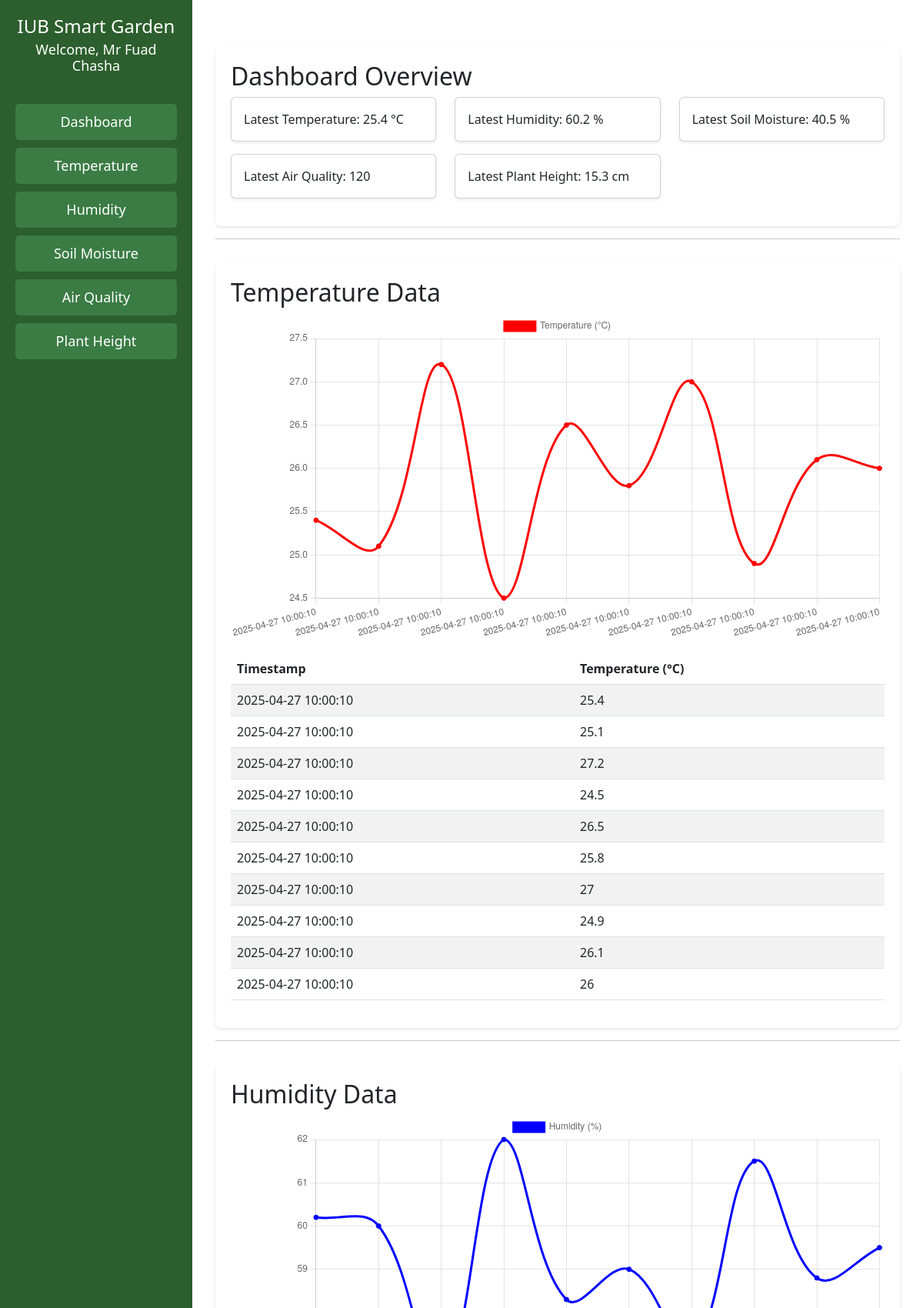
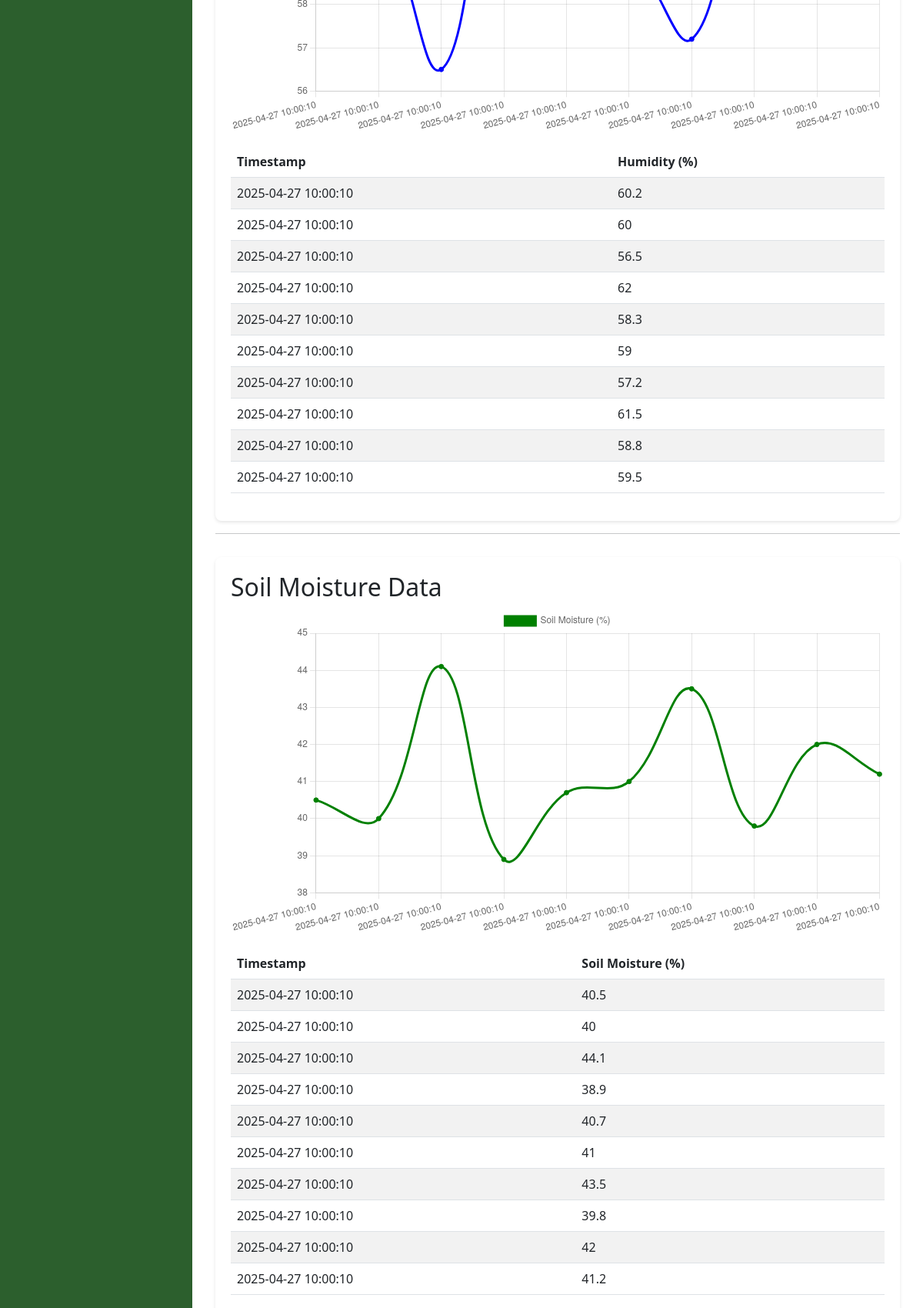
The page / (upper part) on the database its author committed (2 pictures, top to bottom).
### tables this page shows
CREATE TABLE `sensor_data` (
  `id` int(11) NOT NULL,
  `timestamp` datetime DEFAULT current_timestamp(),
  `temperature` float DEFAULT NULL,
  `humidity` float DEFAULT NULL,
  `soil` float DEFAULT NULL,
  `airquality` float DEFAULT NULL,
  `plantheight` float DEFAULT NULL
);

### index.php (the view, shortened to what this page needs)
<?php
$conn = new mysqli('localhost', 'root', '', 'smartgarden');
$sql = "SELECT * FROM sensor_data ORDER BY timestamp DESC";
$result = $conn->query($sql);
$data = [];
if ($result && $result->num_rows > 0) {
    while ($row = $result->fetch_assoc()) {
        $data[] = $row;
    }
}
$labels = [];
$temp_values = [];
$humidity_values = [];
$soil_values = [];
$airquality_values = [];
$plantheight_values = [];
foreach($data as $row) {
    $labels[] = $row['timestamp'];
    $temp_values[] = $row['temperature'];
    $humidity_values[] = $row['humidity'];
    $soil_values[] = $row['soil'];
    $airquality_values[] = $row['airquality'];
    $plantheight_values[] = $row['plantheight'];
}
?>
<!DOCTYPE html>
<html lang="en">
<head>
    <link href="https://cdn.jsdelivr.net/npm/bootstrap@5.3.0/dist/css/bootstrap.min.css" rel="stylesheet">
</head>
<body>
<div class="sidebar">
    <div class="welcome-message">
        <h4>IUB Smart Garden</h4>
        <h5>Welcome, Mr Fuad Chasha</h5>
    </div>
    <a href="#overview">Dashboard</a>
    <a href="#temperature">Temperature</a>
    <a href="#humidity">Humidity</a>
    <a href="#soil">Soil Moisture</a>
    <a href="#airquality">Air Quality</a>
    <a href="#plantheight">Plant Height</a>
</div>
<div class="content">
    <section id="overview">
        <h2>Dashboard Overview</h2>
        <div class="row">
            <div class="col-md-4"><div class="card p-3 mb-3 shadow-sm">Latest Temperature: <?php echo $temp_values[0] ?? '-'; ?> °C</div></div>
            <div class="col-md-4"><div class="card p-3 mb-3 shadow-sm">Latest Humidity: <?php echo $humidity_values[0] ?? '-'; ?> %</div></div>
            <div class="col-md-4"><div class="card p-3 mb-3 shadow-sm">Latest Soil Moisture: <?php echo $soil_values[0] ?? '-'; ?> %</div></div>
            <div class="col-md-4"><div class="card p-3 mb-3 shadow-sm">Latest Air Quality: <?php echo $airquality_values[0] ?? '-'; ?></div></div>
            <div class="col-md-4"><div class="card p-3 mb-3 shadow-sm">Latest Plant Height: <?php echo $plantheight_values[0] ?? '-'; ?> cm</div></div>
        </div>
    </section>
    <hr>
    <section id="temperature">
        <h2>Temperature Data</h2>
        <canvas id="tempChart"></canvas>
        <table class="table table-striped mt-3">
            <thead><tr><th>Timestamp</th><th>Temperature (°C)</th></tr></thead>
            <tbody>
                <?php foreach($data as $row): ?>
                    <tr><td><?php echo $row['timestamp']; ?></td><td><?php echo $row['temperature']; ?></td></tr>
                <?php endforeach; ?>
            </tbody>
        </table>
    </section>
    <hr>
    <section id="humidity">
        <h2>Humidity Data</h2>
        <canvas id="humidityChart"></canvas>
        <table class="table table-striped mt-3">
            <thead><tr><th>Timestamp</th><th>Humidity (%)</th></tr></thead>
            <tbody>
                <?php foreach($data as $row): ?>
                    <tr><td><?php echo $row['timestamp']; ?></td><td><?php echo $row['humidity']; ?></td></tr>
                <?php endforeach; ?>
            </tbody>
        </table>
    </section>
    <hr>
    <section id="soil">
        <h2>Soil Moisture Data</h2>
        <canvas id="soilChart"></canvas>
        <table class="table table-striped mt-3">
            <thead><tr><th>Timestamp</th><th>Soil Moisture (%)</th></tr></thead>
            <tbody>
                <?php foreach($data as $row): ?>
                    <tr><td><?php echo $row['timestamp']; ?></td><td><?php echo $row['soil']; ?></td></tr>
                <?php endforeach; ?>
            </tbody>
        </table>
    </section>
</div>
<script>
// Data from PHP
const labels = <?php echo json_encode($labels); ?>;
const tempData = <?php echo json_encode($temp_values); ?>;
const humidityData = <?php echo json_encode($humidity_values); ?>;
const soilData = <?php echo json_encode($soil_values); ?>;
const airData = <?php echo json_encode($airquality_values); ?>;
const plantData = <?php echo json_encode($plantheight_values); ?>;
// Chart functions
const createChart = (id, label, data, color) => {
    new Chart(document.getElementById(id), {
        type: 'line',
        data: {
            labels: labels,
            datasets: [{
                label: label,
                backgroundColor: color,
                borderColor: color,
                data: data,
                fill: false,
                tension: 0.4
            }]
        },
        options: {
            responsive: true,
            scales: {
                x: { display: true },
                y: { display: true }
            }
        }
    });
};
createChart('tempChart', 'Temperature (°C)', tempData, 'red');
createChart('humidityChart', 'Humidity (%)', humidityData, 'blue');
createChart('soilChart', 'Soil Moisture (%)', soilData, 'green');
createChart('airChart', 'Air Quality', airData, 'purple');
createChart('plantChart', 'Plant Height (cm)', plantData, 'orange');
</script>
</body>
</html>

### index.php (style rules this page uses)
body { scroll-behavior: smooth; }
.sidebar { width: 250px; background-color: #2c5f2d; padding: 20px; height: 100%; color: white; position: fixed; top: 0; left: 0; display: flex; flex-direction: column; align-items: flex-start; z-index: 1000; }
.welcome-message { text-align: center; margin-bottom: 30px; width: 100%; }
.welcome-message h4 { font-size: 24px; margin-bottom: 5px; }
.welcome-message h5 { font-size: 18px; font-weight: lighter; }
.sidebar a { text-decoration: none; color: white; font-size: 18px; margin-bottom: 10px; padding: 10px; width: 100%; display: block; text-align: center; background-color: #3a7c44; border-radius: 5px; margin-right: 20px; transition: background-color 0.3s ease; }
.content { margin-left: 250px; padding: 30px; position: relative; z-index: 1; }
section { margin-top: 30px; padding: 20px; background: white; border-radius: 8px; box-shadow: 0 2px 4px rgba(0,0,0,0.1); }

### rows shown on the page
sensor_data: timestamp "2025-04-27 10:00:10", temperature "25.4", humidity "60.2", soil "40.5"
sensor_data: timestamp "2025-04-27 10:00:10", temperature "25.1", humidity "60", soil "40"
sensor_data: timestamp "2025-04-27 10:00:10", temperature "27.2", humidity "56.5", soil "44.1"
sensor_data: timestamp "2025-04-27 10:00:10", temperature "24.5", humidity "62", soil "38.9"
sensor_data: timestamp "2025-04-27 10:00:10", temperature "26.5", humidity "58.3", soil "40.7"
sensor_data: timestamp "2025-04-27 10:00:10", temperature "25.8", humidity "59", soil "41"
sensor_data: timestamp "2025-04-27 10:00:10", temperature "27", humidity "57.2", soil "43.5"
sensor_data: timestamp "2025-04-27 10:00:10", temperature "24.9", humidity "61.5", soil "39.8"
sensor_data: timestamp "2025-04-27 10:00:10", temperature "26.1", humidity "58.8", soil "42"
sensor_data: timestamp "2025-04-27 10:00:10", temperature "26", humidity "59.5", soil "41.2"

### other values the page prints
$temp_values[0] "25.4"
$humidity_values[0] "60.2"
$soil_values[0] "40.5"
$airquality_values[0] "120"
$plantheight_values[0] "15.3"
chart data {{ json_encode($temp_values) }} ["25.4","25.1","27.2","24.5","26.5","25.8","27","24.9","26.1","26"]
chart data {{ json_encode($humidity_values) }} ["60.2","60","56.5","62","58.3","59","57.2","61.5","58.8","59.5"]
chart data {{ json_encode($soil_values) }} ["40.5","40","44.1","38.9","40.7","41","43.5","39.8","42","41.2"]
